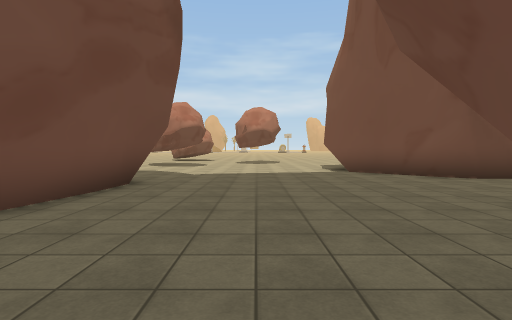
[1] (above)

21 first-person views from a walk through a Unity game level. The camera is 1.4 m above the floor, tilts 2° down and sees 80° across. The floor is counted in squares, 2 m on a side. Each view is taken from the middle of a square. On the plan, view 1 faces up. The plan holds only what a view shows up to about 10 squares ahead; the rest is blank. The place goes on beyond the plan. Some animated figures are not drawn. Some surface patterns are stand-ins.

[2]
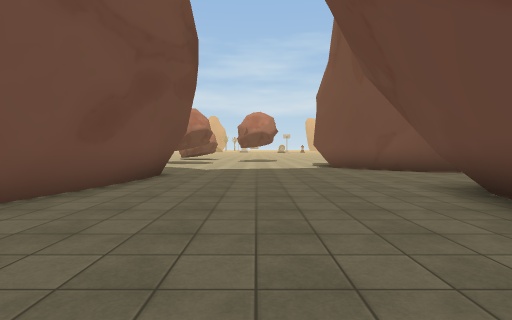

[3]
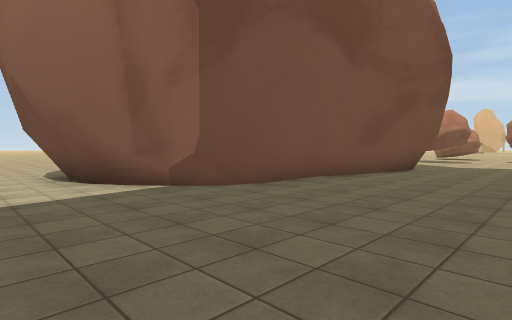

[4]
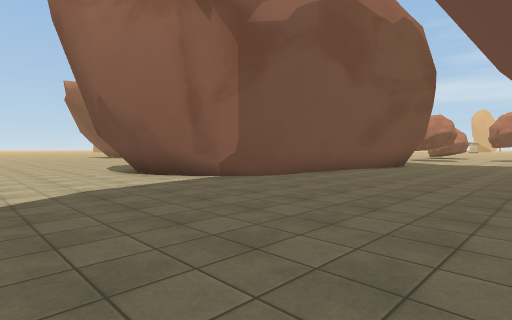

[5]
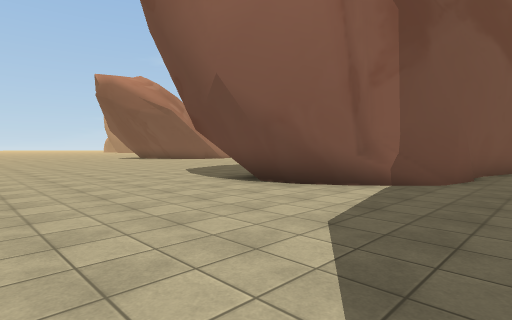

[6]
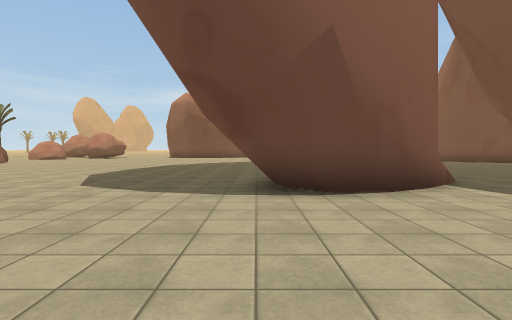

[7]
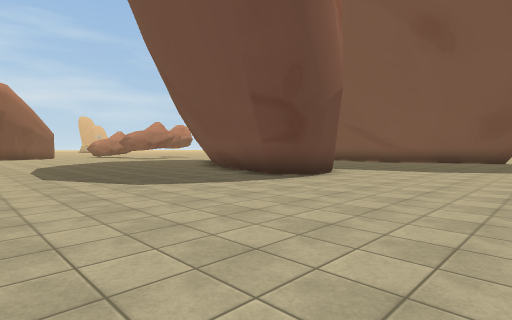

[8]
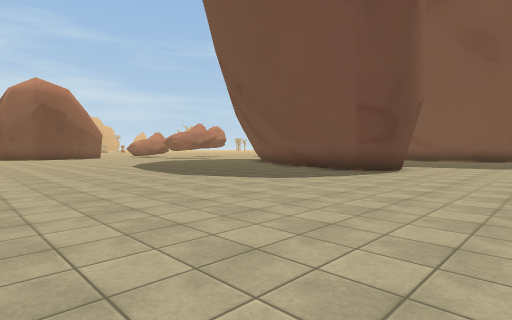

[9]
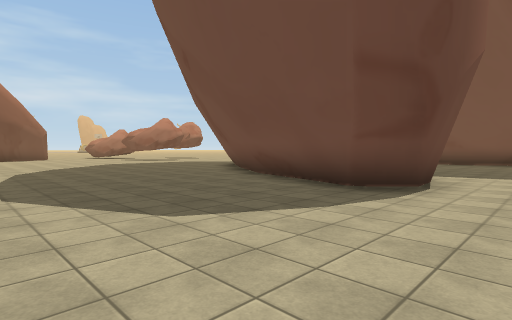

[10]
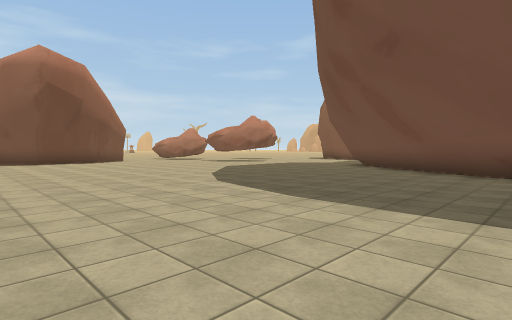

[11]
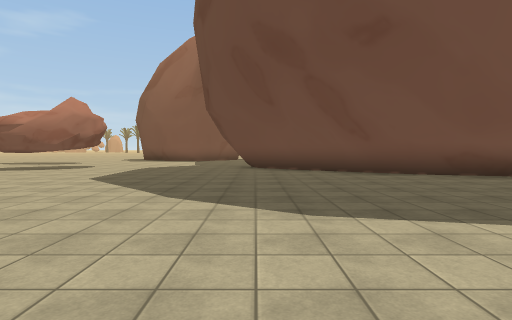

[12]
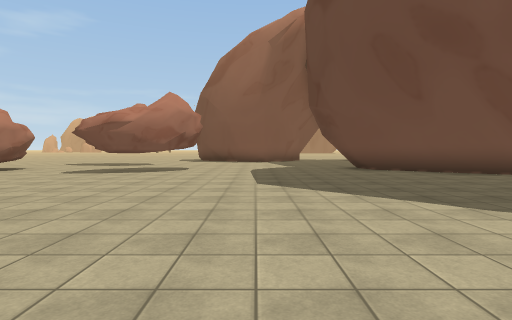

[13]
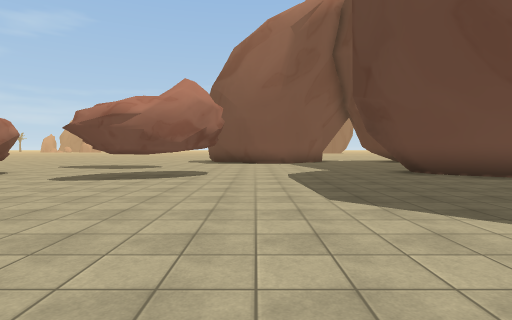

[14]
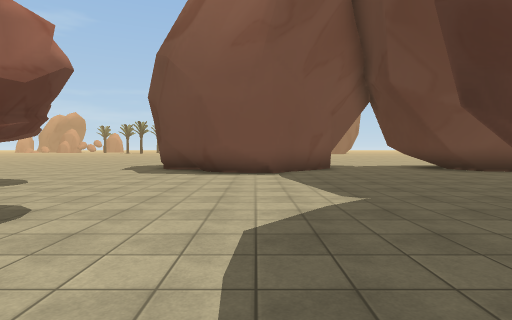

[15]
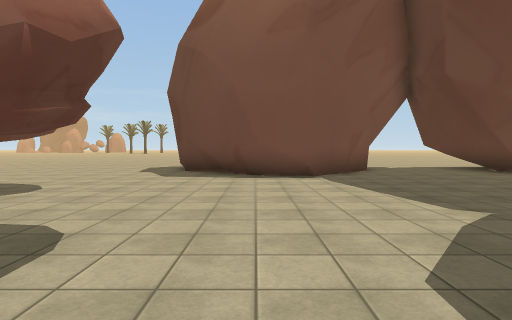

[16]
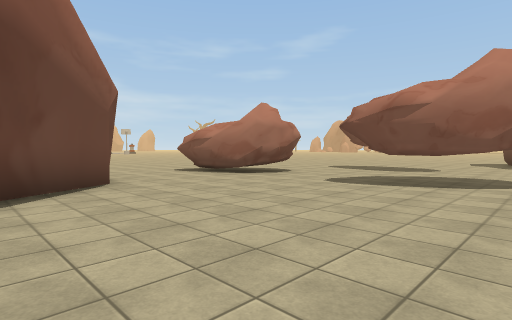

[17]
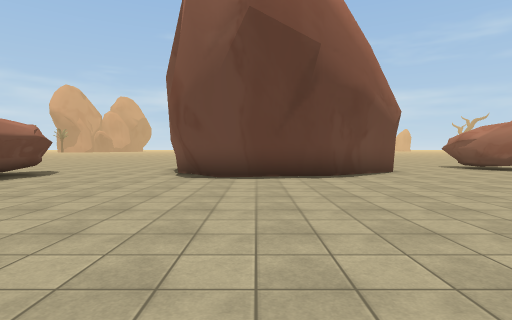

[18]
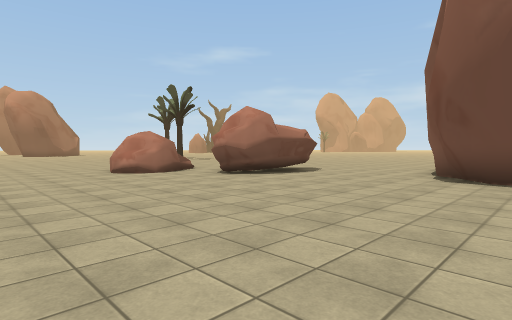

[19]
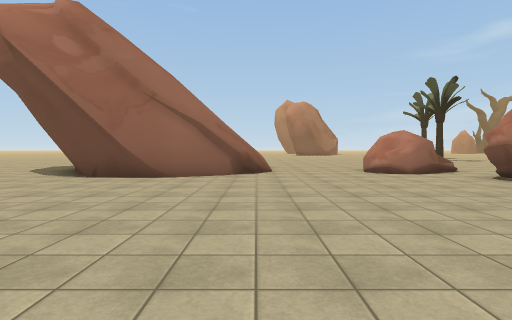

[20]
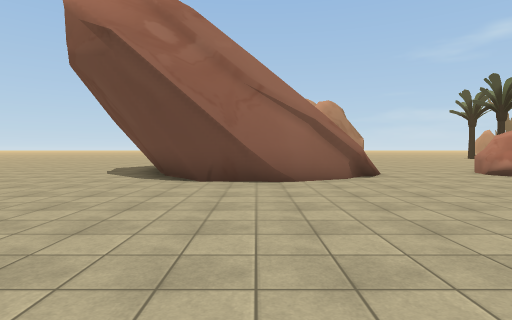

[21]
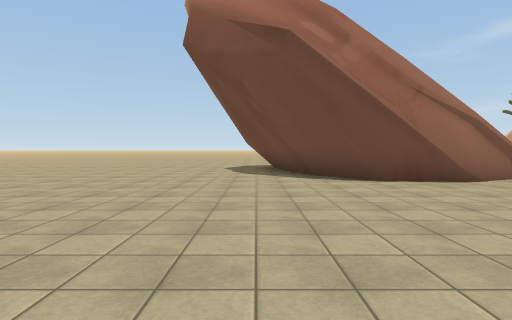

### Floor plan
Key: @ floor where view 1 was taken; # wall or solid block; . main floor; : floor 3 m higher than the main floor; + floor 5 m higher than the main floor; * floor 6.5 m higher than the main floor; % floor 8.25 m higher than the main floor; = window, fence, low wall or low ledge; v drop or lower ground.
Columns run from 24 left of view 1 to 6 right of it. Each row starts with its distance up from view 1.
 21                 ...#
 20                 ...#
 19      ....#     #...##
 18      #...#    ##....##.    ...
 17      #...######........   ....
 16  ..  #.................. .....
 15  =. ##..............#.........
 14  #=.................# ........
 13 .##.................##.......#
 12 ............................##
 11 ...........................##
 10 ...........................##
  9  ==.........................#
  8  :#.........................###
  7  +##..........................#
  6  *v#................##........
  5  %v#...............###........
  4   ##...............###......##
  3  ##...............####.....##
  2 .................####......##
  1 .................#  #......#
  0 .................#  #...@..
 -1 ................#####.....
 -2 ................#### ......
 -3 .....  .........###........
 -4 ....   ....................
 -5 ...    ....................
 -6        ....................
 -7        ....................
 -8           .............

Where each view was taken, in squares from view 1:
view 1: 0 up, 0 right, facing up
view 2: 2 down, 0 right, facing up
view 3: 5 down, 1 right, facing up-left
view 4: 7 down, 2 right, facing up-left
view 5: 8 down, 2 left, facing up-left
view 6: 8 down, 8 left, facing up
view 7: 8 down, 14 left, facing up-right
view 8: 7 down, 17 left, facing up-right
view 9: 5 down, 13 left, facing up-right
view 10: 0 up, 16 left, facing up-right
view 11: 6 up, 15 left, facing right
view 12: 10 up, 14 left, facing right
view 13: 11 up, 12 left, facing right
view 14: 10 up, 6 left, facing right
view 15: 11 up, 5 left, facing right
view 16: 12 up, 11 left, facing up-right
view 17: 9 up, 13 left, facing up
view 18: 9 up, 13 left, facing up-left
view 19: 9 up, 13 left, facing left
view 20: 6 up, 14 left, facing left
view 21: 2 up, 14 left, facing left
